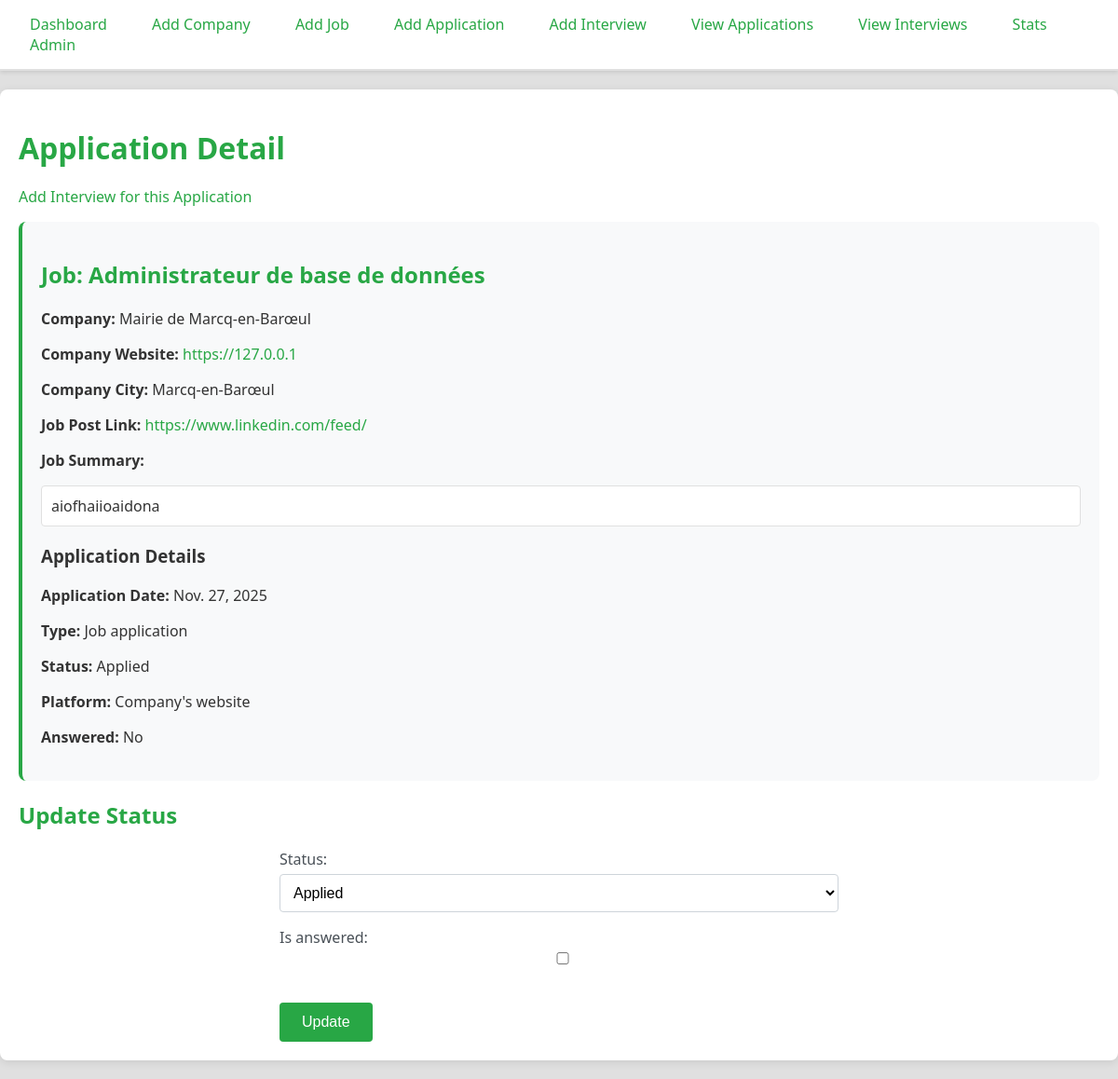
Page /applications/2/ on the committed database.
### myapp/models.py (models this page shows, shortened)
class Application(models.Model):
    date = models.DateField()
    type = models.ForeignKey(Type, on_delete=models.CASCADE)
    job = models.OneToOneField(Job, on_delete=models.CASCADE)
    platform = models.ForeignKey(Platform, on_delete=models.CASCADE)
    is_answered = models.BooleanField(default=False)
    status = models.ForeignKey(Status, on_delete=models.CASCADE)

class Job(models.Model):
    title = models.CharField(max_length=200)
    company = models.ForeignKey(Company, on_delete=models.CASCADE)
    post_link = models.URLField()
    resume = models.TextField()

class Company(models.Model):
    name = models.CharField(max_length=100)
    website = models.URLField(blank=True, null=True)
    city = models.ForeignKey(City, on_delete=models.CASCADE)

class City(models.Model):
    name = models.CharField(max_length=100)

class Type(models.Model):
    name = models.CharField(max_length=100)

class Status(models.Model):
    name = models.CharField(max_length=100)
    def __str__(self):
        return self.name

class Platform(models.Model):
    name = models.CharField(max_length=100)
    website = models.URLField()

### myapp/views.py (the view)
# urls.py: path('applications/<int:pk>/', views.application_detail, name='application_detail'),
def application_detail(request, pk):
    application = get_object_or_404(Application, pk=pk)
    if request.method == 'POST':
        form = ApplicationUpdateForm(request.POST, instance=application)
        if form.is_valid():
            form.save()
            return redirect('application_detail', pk=pk)
    else:
        form = ApplicationUpdateForm(instance=application)
    context = {
        'application': application,
        'form': form,
    }
    return render(request, 'myapp/application_detail.html', context)

### myapp/forms.py
class ApplicationUpdateForm(forms.ModelForm):
    class Meta:
        model = Application
        fields = ['status', 'is_answered']

### myapp/templates/myapp/application_detail.html (shortened to what this page needs)
{% extends 'myapp/base.html' %}
{% block content %}
    <h1>Application Detail</h1>
    <p><a href="{% url 'add_interview' %}?application={{ application.pk }}" class="button">Add Interview for this Application</a></p>
    <div class="detail">
        <h2>Job: {{ application.job.title }}</h2>
        <p><strong>Company:</strong> {{ application.job.company.name }}</p>
        <p><strong>Company Website:</strong> <a href="{{ application.job.company.website }}" target="_blank">{{ application.job.company.website }}</a></p>
        <p><strong>Company City:</strong> {{ application.job.company.city.name }}</p>
        <p><strong>Job Post Link:</strong> <a href="{{ application.job.post_link }}" target="_blank">{{ application.job.post_link }}</a></p>
        <p><strong>Job Summary:</strong></p>
        <div class="notes">{{ application.job.resume }}</div>
        <h3>Application Details</h3>
        <p><strong>Application Date:</strong> {{ application.date }}</p>
        <p><strong>Type:</strong> {{ application.type.name }}</p>
        <p><strong>Status:</strong> {{ application.status.name }}</p>
        <p><strong>Platform:</strong> {{ application.platform.name }}</p>
        <p><strong>Answered:</strong> {{ application.is_answered|yesno:"Yes,No" }}</p>
    </div>
    <h2>Update Status</h2>
    <form method="post">
        {{ form.as_p }}
        <button type="submit">Update</button>
    </form>
{% endblock %}

### myapp/templates/myapp/base.html (style rules this page uses)
body { font-family: 'Segoe UI', Tahoma, Geneva, Verdana, sans-serif; margin: 0; padding: 0; background-color: #e0e0e0; color: #333; }
h1, h2 { color: #28a745; margin-bottom: 20px; }
form { max-width: 600px; margin: 0 auto; }
label { display: block; margin-top: 15px; font-weight: 500; color: #495057; }
input, select, textarea { width: 100%; padding: 10px; margin-top: 5px; border: 1px solid #ced4da; border-radius: 4px; font-size: 16px; background-color: #ffffff; }
button { padding: 12px 24px; margin-top: 20px; background: #28a745; color: white; border: none; border-radius: 4px; cursor: pointer; font-size: 16px; font-weight: 500; transition: background-color 0.3s; }
.detail { margin-bottom: 20px; padding: 20px; background-color: #f8f9fa; border-radius: 8px; border-left: 4px solid #28a745; }
.notes { white-space: pre-wrap; background-color: #ffffff; padding: 10px; border-radius: 4px; border: 1px solid #e0e0e0; }
a { color: #28a745; text-decoration: none; }

### rows in the picture
Application: job "Administrateur de base de données", job.company.name "Mairie de Marcq-en-Barœul", job.company.website "https://127.0.0.1", job.company.city.name "Marcq-en-Barœul", job.post_link "https://www.linkedin.com/feed/", job.resume "aiofhaiioaidona", date "Nov. 27, 2025", type.name "Job application", status.name "Applied", platform.name "Company's website", is_answered "No", status "Applied"
